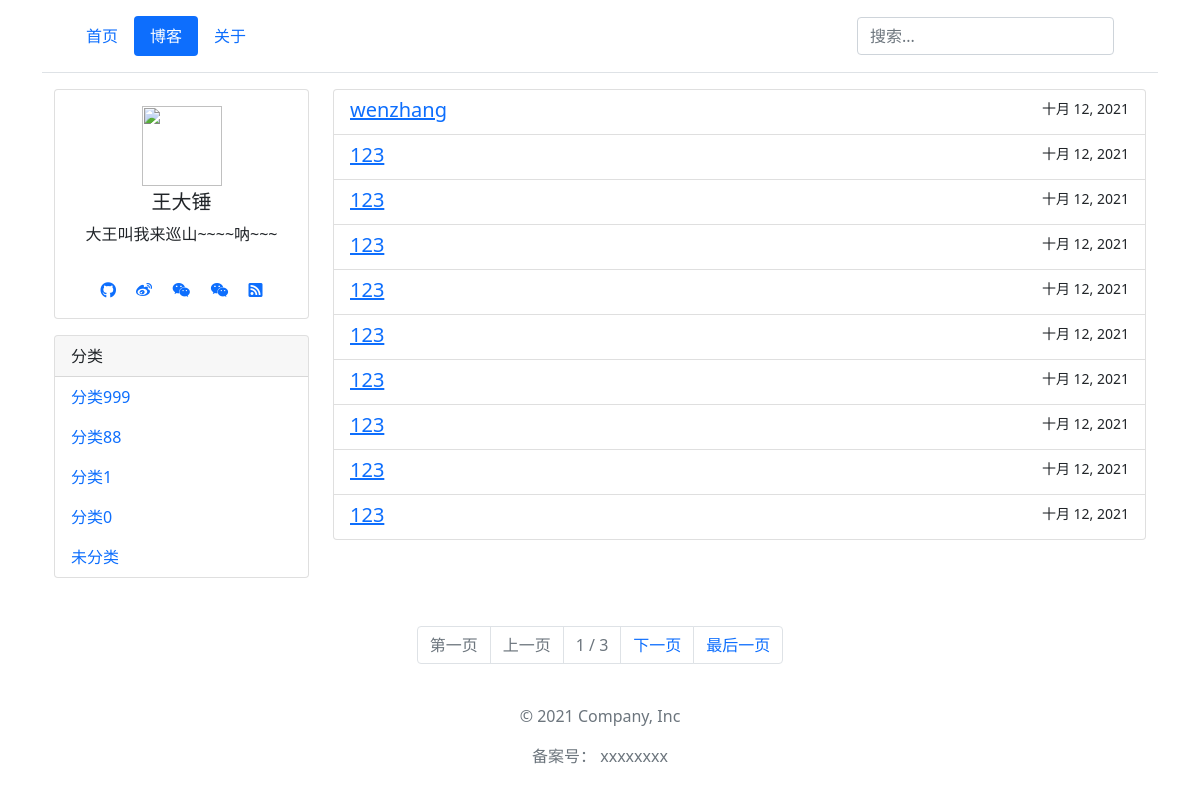
The app's page /blog, older data.
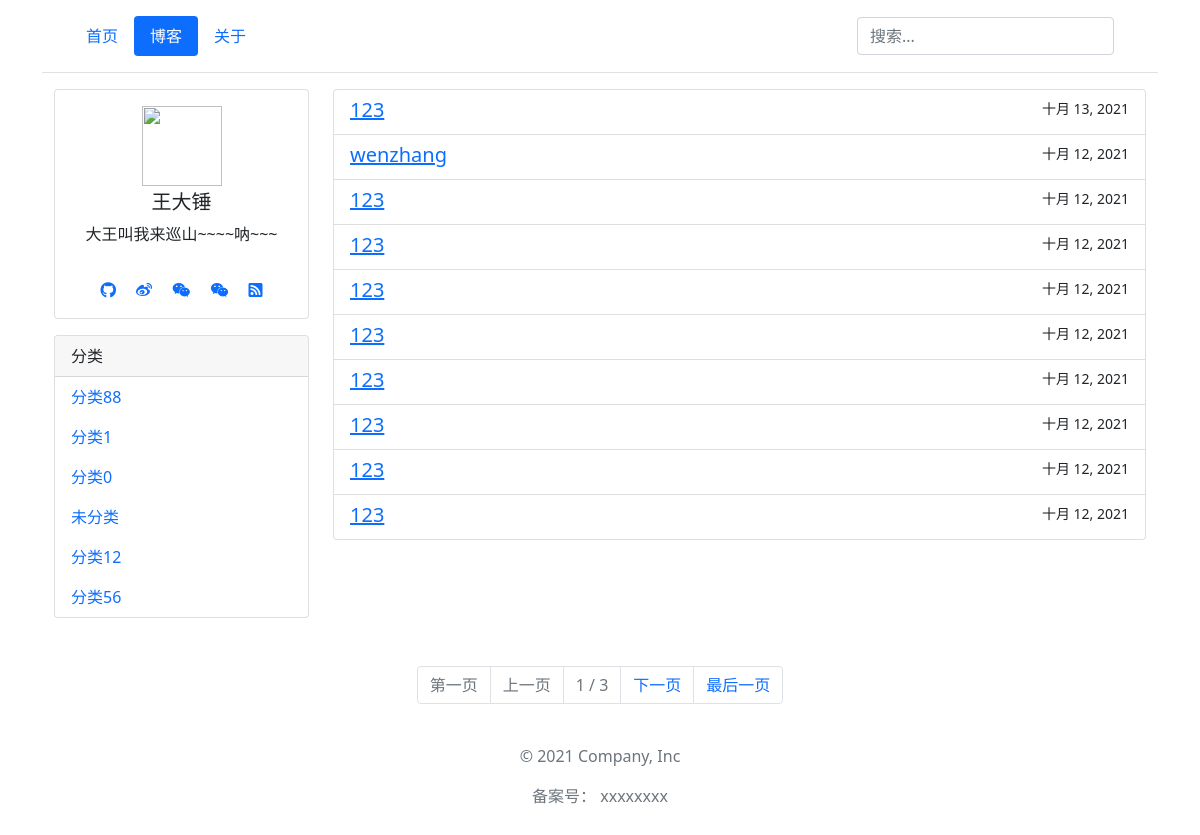
The same page, newer data.
### blog/models.py (models this page shows, shortened)
class Category(models.Model):
    name = models.CharField('分类名', max_length=64)
    sort = models.SmallIntegerField('分类排序', default=0, help_text="数字越大，排名越靠前")
    created = models.DateTimeField(verbose_name='添加时间',  auto_now_add=True)
    modified = models.DateTimeField(verbose_name='修改时间', default=timezone.now)
    def __str__(self):
        return self.name
    def get_absolute_url(self):
        return reverse('category-detail', kwargs={'pk': self.pk})
    class Meta:  # 按sort排序
        ordering = ['-sort']
        verbose_name = "分类"
        verbose_name_plural = verbose_name

class Article(models.Model):
    title = models.CharField('文章标题',max_length=128)
    category = models.ForeignKey(Category, verbose_name='文章分类', on_delete=models.SET_DEFAULT, default=category_haveNo)
    is_public = models.BooleanField('是否公开', default=True, help_text="文章是否公开展示，不勾选就对外隐藏")
    is_original = models.BooleanField('是否原创', default=True, help_text="文章是否原创，不勾选就是转载")
    content_markdown = models.TextField('文章内容markdown', null=True, blank=True)
    content_html = models.TextField('文章内容html', null=True, blank=True,help_text="返回给客户端(根据markdown自动生成的，不要手动修改)")
    keywords = models.CharField('seo的keywords', max_length=640, blank=True, null=True)
    description = models.CharField('seo的description', max_length=640, blank=True, null=True)
    click = models.PositiveIntegerField('点击量',default=0)
    created = models.DateTimeField(verbose_name='添加时间',  auto_now_add=True)
    modified = models.DateTimeField(verbose_name='修改时间', default=timezone.now)
    def get_absolute_url(self):
        return reverse('article-detail', kwargs={'pk': self.pk})
    @staticmethod
    def get_public_article():
        return Article.objects.filter(is_public=True)
    class Meta:
        ordering = ['-created'] # 默认按照创建时间排序
        verbose_name = "文章"
        verbose_name_plural = verbose_name

### blog/views.py (the view)
# urls.py: path('blog', ArticleListView.as_view(), name="article-list"),
class ArticleListView(ListView):
    paginate_by = 10
    def get_queryset(self):
        pk = self.kwargs.get("pk", None)
        q = self.request.GET.get('q', None)  # 搜索关键词
        if pk:
            articles = Article.get_public_article().filter(category=pk)
        else:
            articles = Article.get_public_article()
        if q:
            articles = articles.filter(Q(title__contains=q) | Q(content_markdown__contains=q))
        return articles
    def get_context_data(self, **kwargs):
        context = super().get_context_data(**kwargs)
        context['SITE_CONFIG'] = settings.SITE_CONFIG  # 网站配置信息
        context['category'] = Category.objects.all()  # 网站分类
        context['q'] = self.request.GET.get('q', None)  # 搜索关键词
        category_id = self.kwargs.get("pk", None)   # 分类id
        if category_id:
            context['category_item'] = Category.objects.get(pk=category_id)
        return context

### templates/blog/article_list.html (shortened to what this page needs)
{% extends "base.html" %}
{% block content %}
<div class="container">
  <div class="row">
    <div class="col-3 d-none d-md-block">
     <div class="row">
         <div class="col">
             {% include 'user_info.html' %}
         </div>
     </div>
          <div class="row mt-3">
         <div class="col">
             {% include 'category.html' %}
         </div>
     </div>
    </div>
    <div class="col">
      <ul class="list-group">
        {% for article in object_list %}
            <li class="list-group-item list-group-item-action">
                <div class="d-flex w-100 justify-content-between">
                    <h5 class="mb-1">
                        <a target="_blank" href="{{ article.get_absolute_url }}"> {{ article.title }}</a>
                    </h5>
                    <small>{{ article.created|date }}</small>
                </div>
            </li>
    {% empty %}
        <li>内容为空。</li>
    {% endfor %}
    </ul>
    </div>
  </div>
</div>
<nav aria-label="Page navigation" class="mt-5">
  <ul class="pagination justify-content-center">
    {% if page_obj.has_previous %}
        <li class="page-item"><a class="page-link" href="?page=1">第一页</a></li>
        <li class="page-item"><a class="page-link" href="?page={{ page_obj.previous_page_number }}">上一页</a></li>
    {% else %}
        <li class="page-item disabled"><a class="page-link" href="#">第一页</a></li>
        <li class="page-item disabled"><a class="page-link" href="#">上一页</a></li>
    {% endif %}
 <li class="page-item disabled">
      <a class="page-link">  {{ page_obj.number }} / {{ page_obj.paginator.num_pages }}</a>
    </li>
    {% if page_obj.has_next %}
        <li class="page-item"><a class="page-link" href="?page={{ page_obj.next_page_number }}">下一页</a></li>
        <li class="page-item"><a class="page-link" href="?page={{ page_obj.paginator.num_pages }}">最后一页</a></li>
    {% else %}
        <li class="page-item disabled"><a class="page-link" href="#">下一页</a></li>
        <li class="page-item disabled"><a class="page-link" href="#">最后一页</a></li>
    {% endif %}
  </ul>
</nav>
{% endblock %}

### templates/base.html (shortened to what this page needs)
<!DOCTYPE html>
<html lang="zh-hans">
<head>
    <link href="https://cdn.staticfile.org/twitter-bootstrap/5.1.3/css/bootstrap.min.css" rel="stylesheet" >
    <link href="https://cdn.staticfile.org/font-awesome/5.15.4/css/all.min.css" rel="stylesheet" >
    <link href="https://cdn.staticfile.org/prism/1.25.0/themes/prism.min.css" rel="stylesheet" >
</head>
<body>
<main class="container">
{% include "header.html" %}
{% block content %}{% endblock %}
{% include "footer.html" %}
</main>
</body>
</html>

### templates/header.html (shortened to what this page needs)
<header class="p-3 mb-3 border-bottom">
    <div class="container">
      <div class="d-flex flex-wrap align-items-center justify-content-center justify-content-lg-start">
      <ul class="nav nav-pills col-12 col-lg-auto me-lg-auto mb-2 justify-content-center mb-md-0">
        <li class="nav-item"><a href="{% url 'home' %}" class="nav-link {% if request.resolver_match.url_name == 'home' %}active{% endif %}">首页</a></li>
        <li class="nav-item"><a href="{% url 'article-list' %}" class="nav-link {% if request.resolver_match.url_name == 'article-list' %}active{% endif %}">博客</a></li>
        <li class="nav-item"><a href="{% url 'about' %}" class="nav-link {% if request.resolver_match.url_name == 'about' %}active{% endif %}">关于</a></li>
      </ul>
        <form action="/blog" class="col-12 col-lg-auto mb-3 mb-lg-0 me-lg-3">
          <input name="q" type="search" class="form-control" placeholder="搜索..." aria-label="Search">
        </form>
        </div>
      </div>
  </header>

### templates/user_info.html
<div class="card text-center"  >
  <div class="card-body">
      <img style="width: 80px;height: 80px" src="{{ SITE_CONFIG.我的信息.头像 }}" alt="">
    <h5 class="card-title mt-1">{{ SITE_CONFIG.我的信息.名字 }}</h5>
    <p class="card-text">{{ SITE_CONFIG.我的信息.座右铭 }}</p>
  </div>
  <div class="card-body">
      {% if SITE_CONFIG.我的信息.社交信息.github.显示 %}
           <a target="_blank" href="{{ SITE_CONFIG.我的信息.社交信息.github.内容 }}" class="card-link"><i class="fab fa-github"></i></a>
      {% endif %}
      {% if SITE_CONFIG.我的信息.社交信息.微博.显示 %}
           <a target="_blank" href="{{ SITE_CONFIG.我的信息.社交信息.微博.内容 }}" class="card-link"><i class="fab fa-weibo"></i></a>
      {% endif %}
      {% if SITE_CONFIG.我的信息.社交信息.微信.显示 %}
       <a class="card-link" href="#"  data-bs-toggle="tooltip" data-bs-html="true" title="<img src='{{ SITE_CONFIG.我的信息.社交信息.微信.内容 }}' alt='微信'>">
        <i class="fab fa-weixin"></i></a>
      {% endif %}
      {% if SITE_CONFIG.我的信息.社交信息.微信公众号.显示 %}
       <a class="card-link" href="#"  data-bs-toggle="tooltip" data-bs-html="true" title="<img src='{{ SITE_CONFIG.我的信息.社交信息.微信公众号.内容 }}' alt='微信公众号'>">
        <i class="fab fa-weixin"></i></a>
      {% endif %}
      {% if SITE_CONFIG.我的信息.社交信息.rss.显示 %}
           <a target="_blank" href="{% url 'rss' %}" class="card-link"><i class="fas fa-rss-square"></i></a>
      {% endif %}
  </div>
</div>

### templates/category.html
<div class="card"  >
  <div class="card-header">
    分类
  </div>
<ul class="nav nav-pills flex-column mb-auto">
{% for item in category %}
    <li class="nav-item ">
        <a class="nav-link {% if request.path == item.get_absolute_url %}active{% endif %}" target="_blank" href="{{ item.get_absolute_url }}">{{ item }}</a>
    </li>
{% empty %}
    啥都没有
{% endfor %}
</ul>
</div>

### templates/footer.html
<div class="container">
  <footer class="py-3 my-4">
    <p class="text-center text-muted">© 2021 Company, Inc</p>
    <p class="text-center text-muted">备案号： xxxxxxxx </p>
  </footer>
</div>

Row changes from the older to the newer data that the page shows:
removed Category: name "分类999"
no longer on this page (row unchanged): Article: title "123", created "十月 12, 2021"
added Category: name "分类12"
added Category: name "分类56"
added Article: title "123", created "十月 13, 2021"
